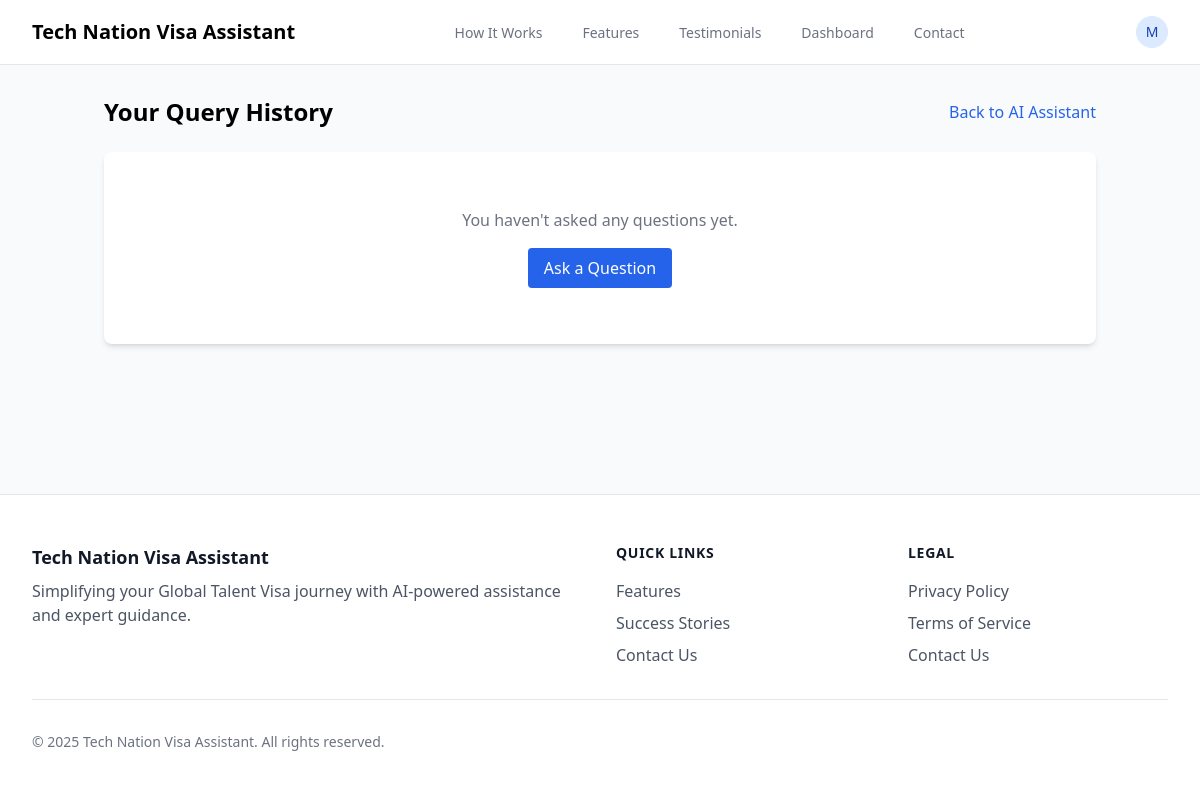
Page /ai-assistant/history/ (signed in) on the earlier database version.
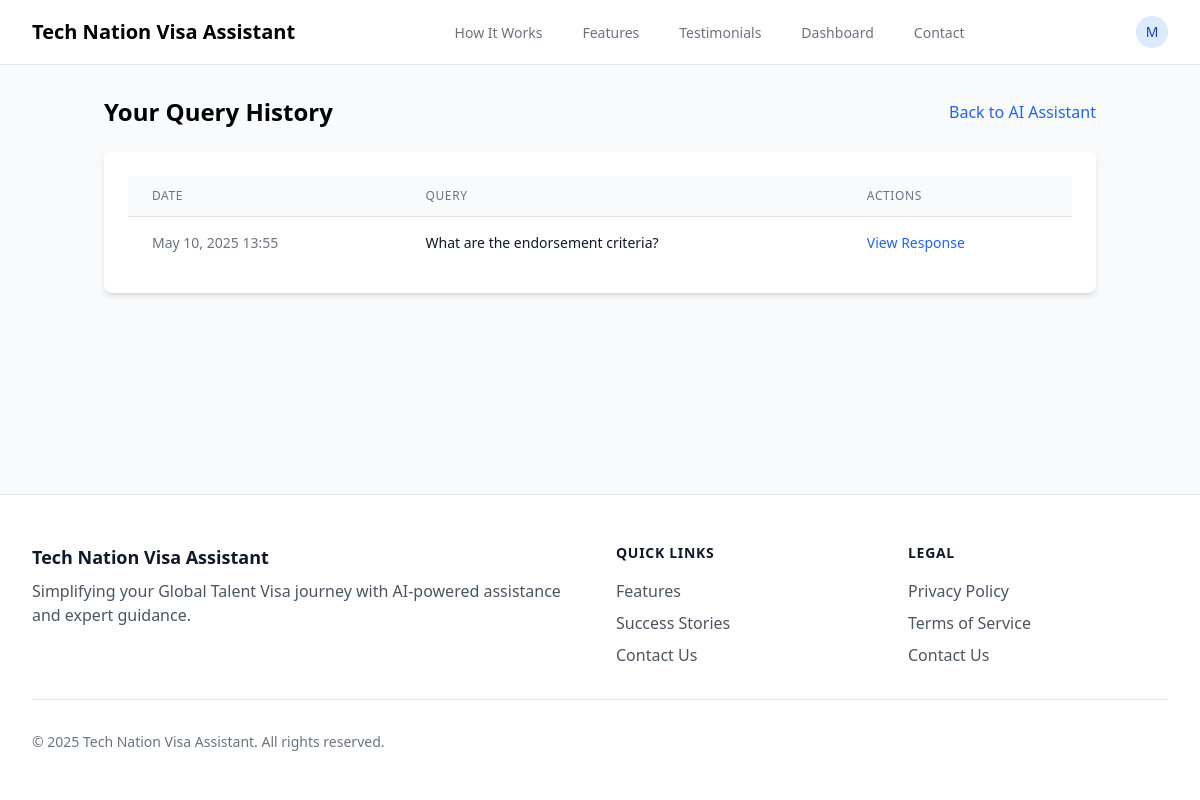
Same page on the later database version.
### accounts/models.py (models this page shows, shortened)
class User(AbstractUser):
    ACCOUNT_TYPE_CHOICES = (
        ('free', 'Free'),
        ('pay_once', 'Pay Once'),
        ('weekly', 'Weekly'),
        ('monthly', 'Monthly'),
    )
    STAGE_CHOICES = (
        ('assessment', 'Initial Assessment'),
        ('preparation', 'Document Preparation'),
        ('review', 'Application Review'),
        ('submission', 'Submission Stage'),
        ('post_submission', 'Post Submission'),
    )
    PATH_CHOICES = (
        ('talent', 'Exceptional Talent'),
        ('promise', 'Exceptional Promise'),
        ('undecided', 'Undecided'),
    )
    account_type = models.CharField(max_length=20, choices=ACCOUNT_TYPE_CHOICES, default='free')
    application_stage = models.CharField(max_length=20, choices=STAGE_CHOICES, default='assessment')
    visa_path = models.CharField(max_length=20, choices=PATH_CHOICES, default='undecided')
    is_technical = models.BooleanField(default=False)
    is_business = models.BooleanField(default=False)
    years_experience = models.IntegerField(default=0)
    subscription_active = models.BooleanField(default=False)
    subscription_end_date = models.DateTimeField(null=True, blank=True)
    notify_guide_changes = models.BooleanField(default=True)
    notify_app_updates = models.BooleanField(default=True)
    has_recognition = models.BooleanField(default=False)
    has_innovation = models.BooleanField(default=False)
    has_contribution = models.BooleanField(default=False)
    created_at = models.DateTimeField(auto_now_add=True)
    updated_at = models.DateTimeField(auto_now=True)

### ai_assistant/models.py (models this page shows, shortened)
class AIQuery(models.Model):
    user = models.ForeignKey(User, on_delete=models.CASCADE, related_name='ai_queries')
    query_text = models.TextField()
    response_text = models.TextField()
    source_citations = models.JSONField(default=list, blank=True)
    created_at = models.DateTimeField(auto_now_add=True)
    tokens_used = models.IntegerField(default=0)  # Add this field
    query_type = models.CharField(max_length=50, default='general', blank=True)  # Add this field too as it's used in your views
    class Meta:
        ordering = ['-created_at']
        verbose_name_plural = 'AI Queries'

### ai_assistant/views.py (the view)
# urls.py: path('history/', views.query_history, name='history'),
@login_required
def query_history(request):
    queries = AIQuery.objects.filter(user=request.user).order_by('-created_at')[:100]
    total_tokens = sum(q.tokens_used for q in queries if q.tokens_used)
    avg_tokens = total_tokens / len(queries) if queries else 0
    profile = request.user.profile
    queries_used = queries.count()
    remaining_queries = profile.ai_queries_limit - queries_used
    context = {
        'queries': queries,
        'total_tokens': total_tokens,
        'avg_tokens': avg_tokens,
        'queries_used': queries_used,
        'remaining_queries': remaining_queries,
        'queries_limit': profile.ai_queries_limit
    }
    return render(request, 'ai_assistant/query_history.html', context)

### accounts/context_processors.py (called while the page is built)
def recaptcha_context(request):
    return {
        'turnstile_site_key': getattr(settings, 'TURNSTILE_SITE_KEY', ''),
        'recaptcha_site_key': getattr(settings, 'RECAPTCHA_PUBLIC_KEY', '')
    }

### templates/ai_assistant/query_history.html (shortened to what this page needs)
{% extends 'base.html' %}
{% block content %}
<div class="container mx-auto px-4 py-8">
    <div class="flex justify-between items-center mb-6">
        <h1 class="text-2xl font-bold">Your Query History</h1>
        <a href="{% url 'ai_assistant' %}" class="text-primary-600 hover:text-primary-800">Back to AI Assistant</a>
    </div>
    <div class="bg-white rounded-lg shadow-md p-6">
        {% if queries %}
            <div class="overflow-x-auto">
                <table class="min-w-full divide-y divide-gray-200">
                    <thead class="bg-gray-50">
                        <tr>
                            <th scope="col" class="px-6 py-3 text-left text-xs font-medium text-gray-500 uppercase tracking-wider">Date</th>
                            <th scope="col" class="px-6 py-3 text-left text-xs font-medium text-gray-500 uppercase tracking-wider">Query</th>
                            <th scope="col" class="px-6 py-3 text-left text-xs font-medium text-gray-500 uppercase tracking-wider">Actions</th>
                        </tr>
                    </thead>
                    <tbody class="bg-white divide-y divide-gray-200">
                        {% for query in queries %}
                            <tr>
                                <td class="px-6 py-4 whitespace-nowrap text-sm text-gray-500">
                                    {{ query.created_at|date:"M d, Y H:i" }}
                                </td>
                                <td class="px-6 py-4 text-sm text-gray-900">
                                    {{ query.query_text|truncatechars:100 }}
                                </td>
                                <td class="px-6 py-4 whitespace-nowrap text-sm font-medium">
                                    <button class="text-primary-600 hover:text-primary-900"
                                            onclick="toggleResponse('response-{{ query.id }}')">
                                        View Response
                                    </button>
                                </td>
                            </tr>
                        {% endfor %}
                    </tbody>
                </table>
            </div>
        {% else %}
            <div class="text-center py-8">
                <p class="text-gray-500">You haven't asked any questions yet.</p>
                <a href="{% url 'ai_assistant' %}" class="mt-4 inline-block bg-primary-600 text-white px-4 py-2 rounded hover:bg-primary-700">
                    Ask a Question
                </a>
            </div>
        {% endif %}
    </div>
</div>
{% endblock %}

### templates/base.html (shortened to what this page needs)
<!DOCTYPE html>
<html lang="en">
<head>
    <script src="https://cdn.tailwindcss.com"></script>
    <link href="https://cdnjs.cloudflare.com/ajax/libs/flowbite/2.2.1/flowbite.min.css" rel="stylesheet" />
    <link href="https://cdnjs.cloudflare.com/ajax/libs/font-awesome/6.5.1/css/all.min.css" rel="stylesheet">
    <link rel="stylesheet" href="https://cdnjs.cloudflare.com/ajax/libs/aos/2.3.4/aos.css" />
</head>
<body class="bg-gray-50 min-h-screen flex flex-col" x-data="{ mobileMenuOpen: false }">
<nav class="bg-white border-b border-gray-200 fixed w-full z-50">
    <div class="max-w-7xl mx-auto px-4 sm:px-6 lg:px-8">
        <div class="flex justify-between h-16">
            <div class="flex-shrink-0 flex items-center">
                <a href="{% url 'home' %}" class="text-xl font-semibold">
                    Tech Nation Visa Assistant
                </a>
            </div>
<div class="hidden md:flex items-center justify-center flex-1">
    <div class="flex space-x-8">
        <a href="{% url 'home' %}#how-it-works"
           class="border-transparent text-gray-500 hover:border-primary-500 hover:text-primary-600 inline-flex items-center px-1 pt-1 border-b-2 text-sm font-medium">
            How It Works
        </a>
        <a href="{% url 'home' %}#features"
           class="border-transparent text-gray-500 hover:border-primary-500 hover:text-primary-600 inline-flex items-center px-1 pt-1 border-b-2 text-sm font-medium">
            Features
        </a>
        <a href="{% url 'home' %}#testimonials"
           class="border-transparent text-gray-500 hover:border-primary-500 hover:text-primary-600 inline-flex items-center px-1 pt-1 border-b-2 text-sm font-medium">
            Testimonials
        </a>
        {% if user.is_authenticated %}
            <a href="{% url 'accounts:dashboard' %}"
               class="border-transparent text-gray-500 hover:border-primary-500 hover:text-primary-600 inline-flex items-center px-1 pt-1 border-b-2 text-sm font-medium">
                Dashboard
            </a>
        {% else %}
            <a href="{% url 'account_signup' %}"
               class="border-transparent text-gray-500 hover:border-primary-500 hover:text-primary-600 inline-flex items-center px-1 pt-1 border-b-2 text-sm font-medium">
                Get Started
            </a>
        {% endif %}
        <a href="{% url 'accounts:contact' %}"
           class="border-transparent text-gray-500 hover:border-primary-500 hover:text-primary-600 inline-flex items-center px-1 pt-1 border-b-2 text-sm font-medium">
            Contact
        </a>
    </div>
</div>
<div class="flex items-center">
    {% if user.is_authenticated %}
        <div class="ml-3 relative" x-data="{ open: false }">
            <button @click="open = !open"
                class="flex text-sm rounded-full focus:outline-none focus:ring-2 focus:ring-offset-2 focus:ring-primary-500">
                <div class="h-8 w-8 rounded-full bg-primary-100 flex items-center justify-center">
                    <span class="text-primary-800 font-medium">{{ user.email|slice:":1"|upper }}</span>
                </div>
            </button>
        </div>
    {% endif %}
</div>
        </div>
    </div>
</nav>
    <main class="flex-grow pt-16">
        {% block content %}{% endblock %}
    </main>
    <footer class="bg-white border-t border-gray-200">
        <div class="max-w-7xl mx-auto py-12 px-4 sm:px-6 lg:px-8">
            <div class="grid grid-cols-1 md:grid-cols-4 gap-8">
                <div class="col-span-1 md:col-span-2">
                    <h3 class="text-lg font-semibold text-gray-900">Tech Nation Visa Assistant</h3>
                    <p class="mt-2 text-gray-600">Simplifying your Global Talent Visa journey with AI-powered assistance and expert guidance.</p>
                </div>
                <div>
                    <h4 class="text-sm font-semibold text-gray-900 uppercase tracking-wider">Quick Links</h4>
                    <ul class="mt-4 space-y-2">
                        <li>
                            <a href="{% url 'home' %}#features" class="text-gray-600 hover:text-primary-600">Features</a>
                        </li>
                        <li>
                            <a href="{% url 'home' %}#testimonials" class="text-gray-600 hover:text-primary-600">Success Stories</a>
                        </li>
                        <li>
                            <a href="{% url 'accounts:contact' %}" class="text-gray-600 hover:text-primary-600">Contact Us</a>
                        </li>
                    </ul>
                </div>
                <div>
                    <h4 class="text-sm font-semibold text-gray-900 uppercase tracking-wider">Legal</h4>
                    <ul class="mt-4 space-y-2">
                        <li>
                            <a href="{% url 'accounts:terms_privacy' %}" class="text-gray-600 hover:text-primary-600">Privacy Policy</a>
                        </li>
                        <li>
                            <a href="{% url 'accounts:terms_privacy' %}" class="text-gray-600 hover:text-primary-600">Terms of Service</a>
                        </li>
                        <li>
                            <a href="{% url 'accounts:contact' %}"  class="text-gray-600 hover:text-primary-600">Contact Us</a>
                        </li>
                    </ul>
                </div>
            </div>
            <div class="mt-8 pt-8 border-t border-gray-200">
                <p class="text-sm text-gray-500">&copy; {% now "Y" %} Tech Nation Visa Assistant. All rights reserved.</p>
            </div>
        </div>
    </footer>
</body>
</html>

Differences in the rows shown:
added AIQuery: created_at "May 10, 2025 13:55", query_text "What are the endorsement criteria?"
Other differences:
text no longer shown: "You haven't asked any questions yet. Ask a Question"
text now shown: "DATE QUERY ACTIONS"
